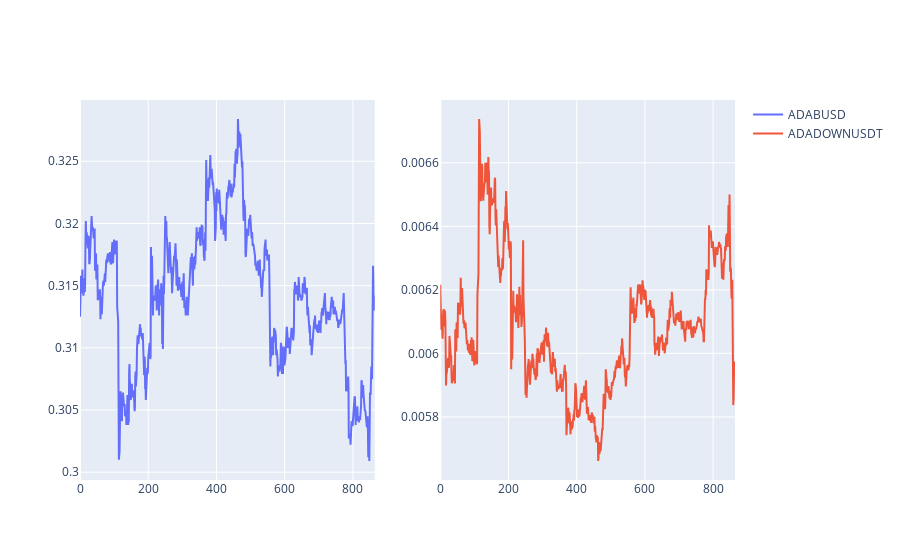

Notebook source saved alongside this figure:
### Code cell
fig = subplots.make_subplots(rows=1, cols=2)

for symbol_i in range(example_pair.__len__()):
    fig.add_trace(
        go.Line(x=grouped_df.index, y=grouped_df[example_pair[symbol_i]], name=example_pair[symbol_i]),
        row=1, col=(symbol_i + 1)
    )
fig.show()

### Figure 1 — Plotly figure (JSON) as saved in the notebook; plotly's stock layout.template omitted (floating-point values rounded to 4 significant figures; data arrays with more than 128 entries replaced by an {"elided": "..."} marker saying what was removed)
{"data": [{"name": "ADABUSD", "type": "scatter", "x": {"elided": "865 int values"}, "xaxis": "x", "y": {"elided": "865 float values"}, "yaxis": "y"}, {"name": "ADADOWNUSDT", "type": "scatter", "x": {"elided": "865 int values"}, "xaxis": "x2", "y": {"elided": "865 float values"}, "yaxis": "y2"}], "layout": {"xaxis": {"anchor": "y", "domain": [0, 0.45]}, "xaxis2": {"anchor": "y2", "domain": [0.55, 1]}, "yaxis": {"anchor": "x", "domain": [0, 1]}, "yaxis2": {"anchor": "x2", "domain": [0, 1]}}}
